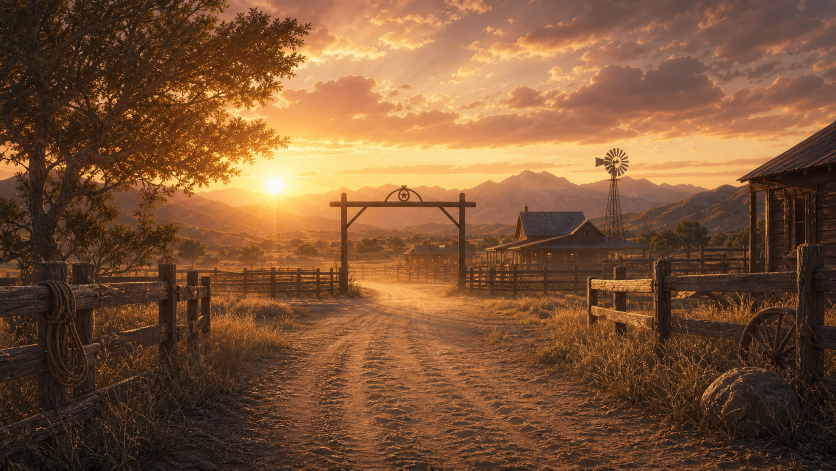
#> input picture assets/locations/dusty-road-ranch.png, 1672 x 941 px (shown at 1/2 size)
$ python create_ranch_gate.py
#> lines starting #> are read from the running program, lines starting #| are printed output that depends on the picture
from pathlib import Path

from PIL import Image, ImageDraw, ImageFilter, ImageFont


ROOT = Path(__file__).resolve().parents[1]
SOURCE = ROOT / "assets" / "locations" / "dusty-road-ranch.png"
OUT = ROOT / "assets" / "locations" / "ranch-gate.png"
FONT_REGULAR = Path("/System/Library/Fonts/Supplemental/Georgia.ttf")
FONT_BOLD = Path("/System/Library/Fonts/Supplemental/Georgia Bold.ttf")


def rounded_rectangle(draw, box, radius, fill, outline=None, width=1):
    draw.rounded_rectangle(box, radius=radius, fill=fill, outline=outline, width=width)


def main():
    source = Image.open(SOURCE).convert("RGBA")

    # Crop closer to the entrance while leaving side space for character sprites.
    crop = source.crop((210, 70, 1490, 790))
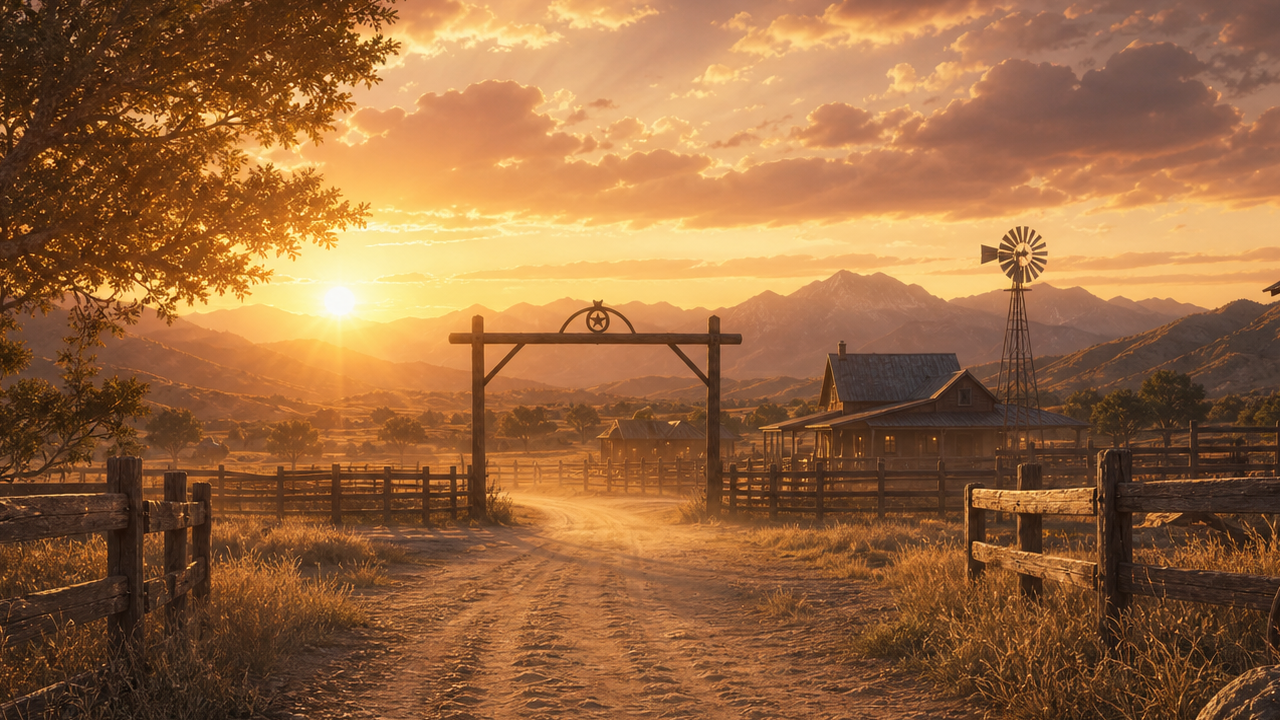
#> crop: PIL image 1280x720 RGBA; mean R, G, B, A 152.6, 104.9, 64.3, 255
    bg = crop.resize((1600, 900), Image.Resampling.LANCZOS)

    overlay = Image.new("RGBA", bg.size, (0, 0, 0, 0))
#> overlay: PIL image 1600x900 RGBA; every value is 0
    draw = ImageDraw.Draw(overlay)

    # Warm cinematic wash and lower darkening for dialogue readability.
    draw.rectangle((0, 0, 1600, 900), fill=(96, 42, 12, 28))
    draw.rectangle((0, 610, 1600, 900), fill=(18, 7, 3, 72))

    # Side vignettes.
    vignette = Image.new("L", bg.size, 0)
#> vignette: PIL image 1600x900 L; every value is 0
    vdraw = ImageDraw.Draw(vignette)
    vdraw.ellipse((-180, -130, 1780, 1050), fill=210)
    vignette = Image.eval(vignette.filter(ImageFilter.GaussianBlur(38)), lambda x: 255 - x)
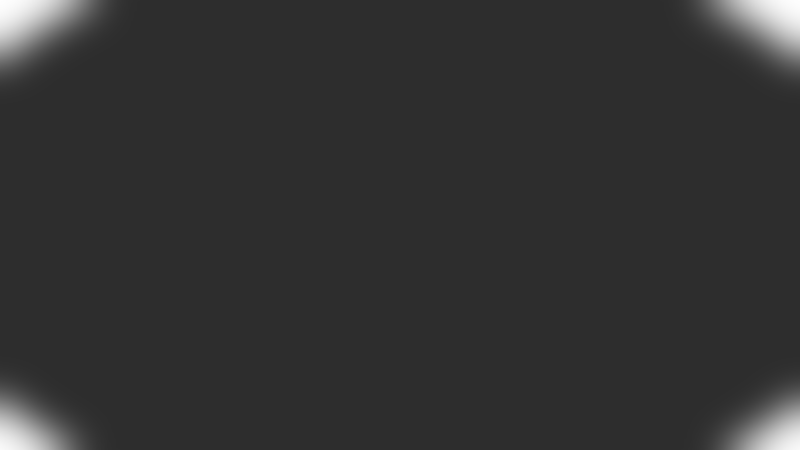
#> vignette: PIL image 1600x900 L (shown at 1/2 size); min 45, max 254, mean 50.2
    dark = Image.new("RGBA", bg.size, (10, 4, 2, 120))
    overlay = Image.alpha_composite(overlay, Image.composite(dark, Image.new("RGBA", bg.size, (0, 0, 0, 0)), vignette))
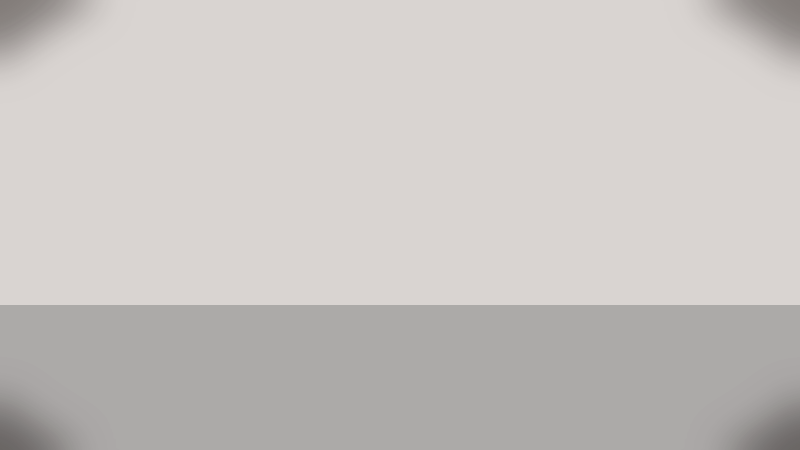
#> overlay: PIL image 1600x900 RGBA (shown at 1/2 size); mean R, G, B, A 40.2, 17.8, 5.3, 61.9; transparent parts drawn white
    draw = ImageDraw.Draw(overlay)

    # Readable wooden sign plank.
    sign_shadow = (497, 265, 1103, 350)
    sign = (510, 252, 1090, 332)
    rounded_rectangle(draw, sign_shadow, 18, (22, 9, 3, 135))
    rounded_rectangle(draw, sign, 16, (104, 61, 30, 238), (236, 177, 93, 178), 3)

    # Plank grain.
    for y, alpha in [(274, 70), (294, 55), (316, 45)]:
        draw.line((534, y, 1066, y + 8), fill=(48, 24, 10, alpha), width=3)
    for x in (544, 1056):
        draw.ellipse((x - 12, 282, x + 12, 306), fill=(42, 20, 9, 135))

    font = ImageFont.truetype(str(FONT_BOLD if FONT_BOLD.exists() else FONT_REGULAR), 44)
    text = "Дикая Подкова"
    bbox = draw.textbbox((0, 0), text, font=font)
#> bbox = (0, 9, 354, 48)
    tx = (1600 - (bbox[2] - bbox[0])) / 2
#> tx = 623
    ty = 266
    draw.text((tx + 3, ty + 4), text, font=font, fill=(38, 18, 8, 180))
    draw.text((tx, ty), text, font=font, fill=(255, 221, 148, 255))

    # Small horseshoe mark under the text.
    cx, cy = 800, 323
    draw.arc((cx - 18, cy - 17, cx + 18, cy + 20), 35, 325, fill=(255, 221, 148, 205), width=4)
    draw.line((cx - 14, cy + 4, cx - 23, cy - 3), fill=(255, 221, 148, 205), width=3)
    draw.line((cx + 14, cy + 4, cx + 23, cy - 3), fill=(255, 221, 148, 205), width=3)

    result = Image.alpha_composite(bg, overlay).convert("RGB")
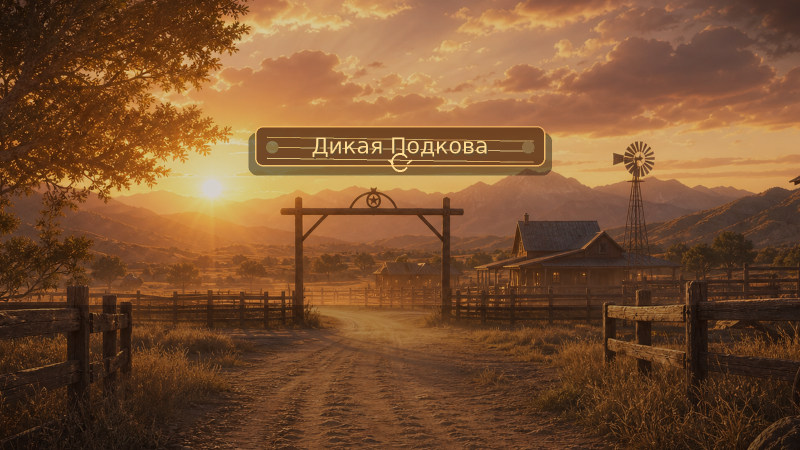
#> result: PIL image 1600x900 RGB (shown at 1/2 size); mean R, G, B 123.2, 82.1, 49.1
    result.save(OUT, quality=94)


if __name__ == "__main__":
    main()

$ run again, with assets/locations/last-rodeo-ball-v2.png copied over assets/locations/dusty-road-ranch.png
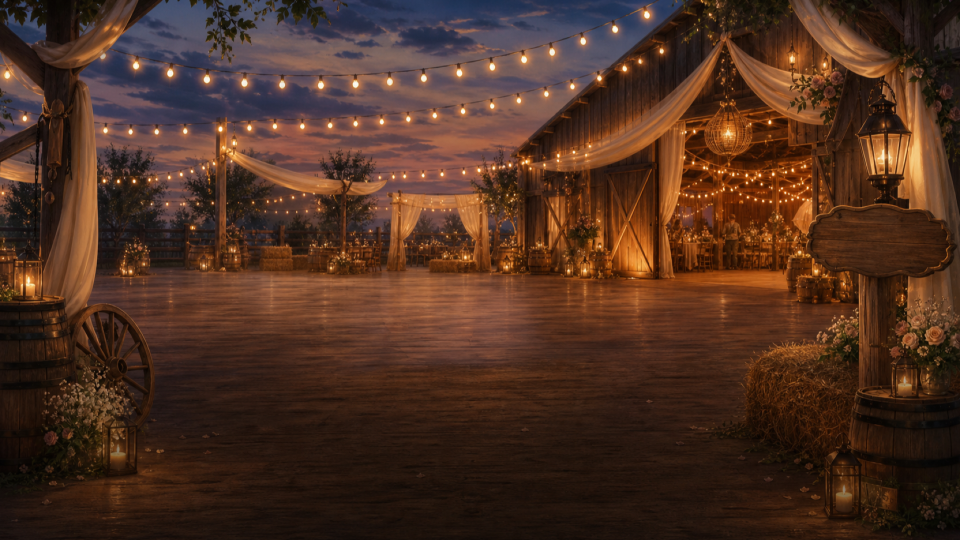
#> input picture assets/locations/last-rodeo-ball-v2.png, 1920 x 1080 px (shown at 1/2 size)
#> in main, `crop = source.crop((210, 70, 1490, 790))`:
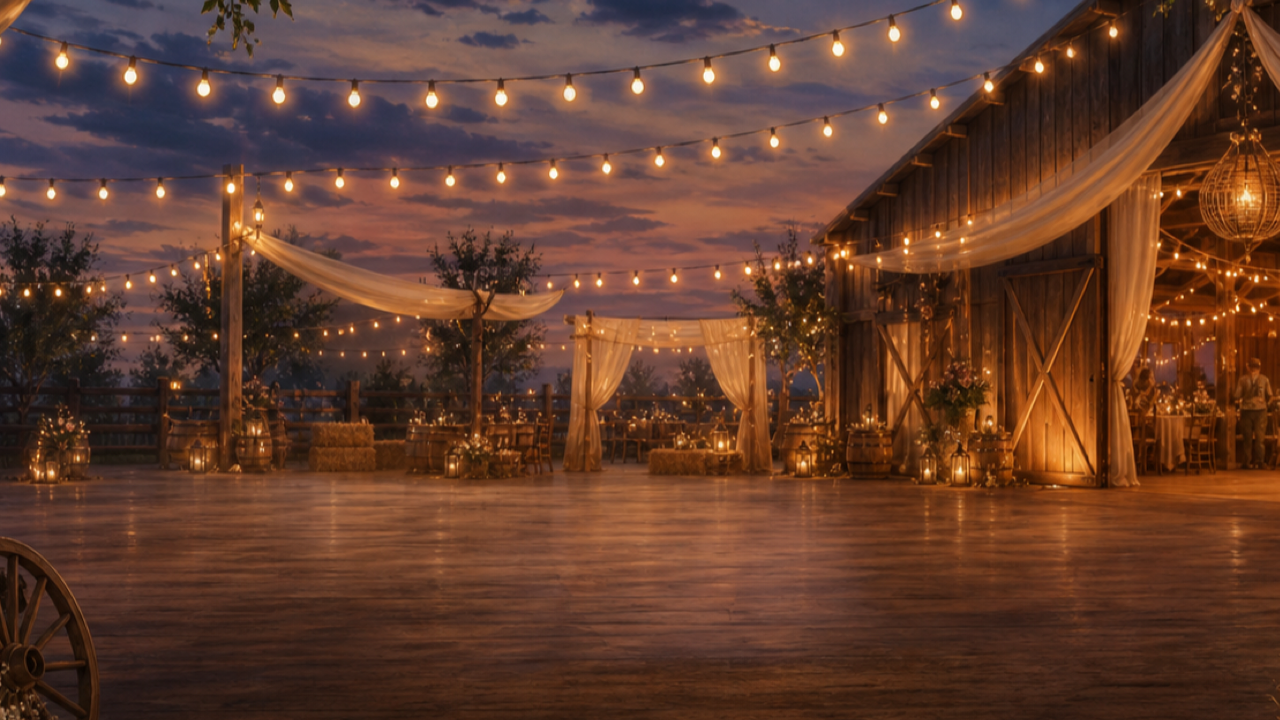
#> crop: PIL image 1280x720 RGBA; mean R, G, B, A 98.7, 61.5, 45.2, 255
#> bbox = (0, 9, 354, 48)
#> tx = 623
#> in main, `result = Image.alpha_composite(bg, overlay).convert("RGB")`:
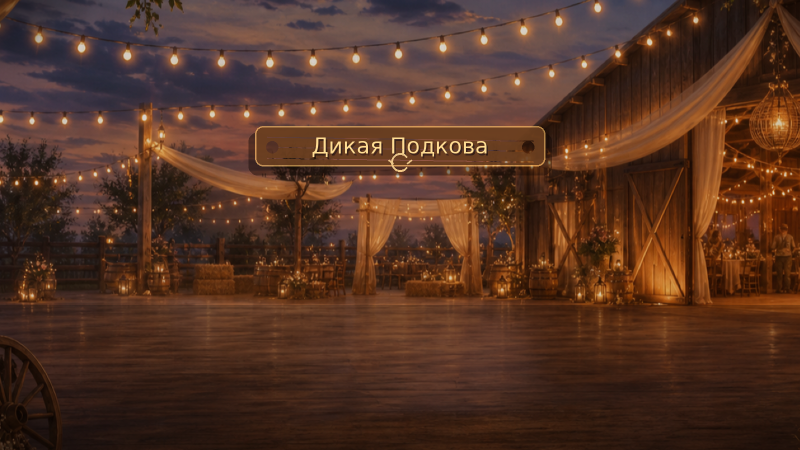
#> result: PIL image 1600x900 RGB (shown at 1/2 size); mean R, G, B 83.6, 50.9, 35.5

$ run again, with assets/locations/last-rodeo-credits-v1.png copied over assets/locations/dusty-road-ranch.png
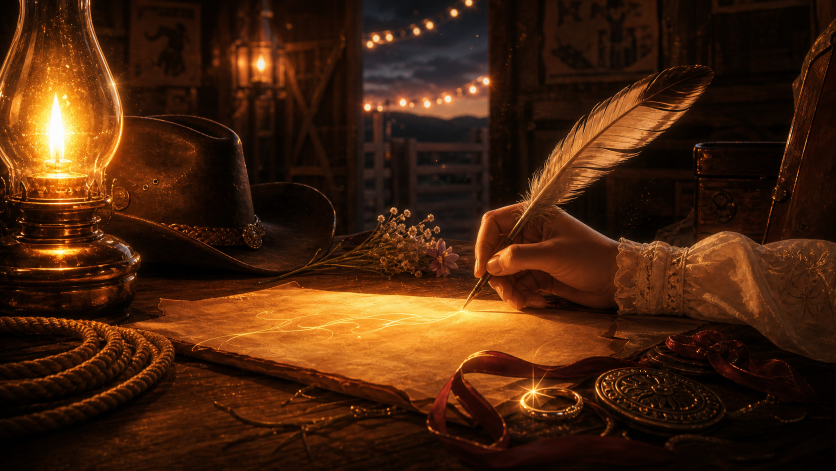
#> input picture assets/locations/last-rodeo-credits-v1.png, 1672 x 941 px (shown at 1/2 size)
#> in main, `crop = source.crop((210, 70, 1490, 790))`:
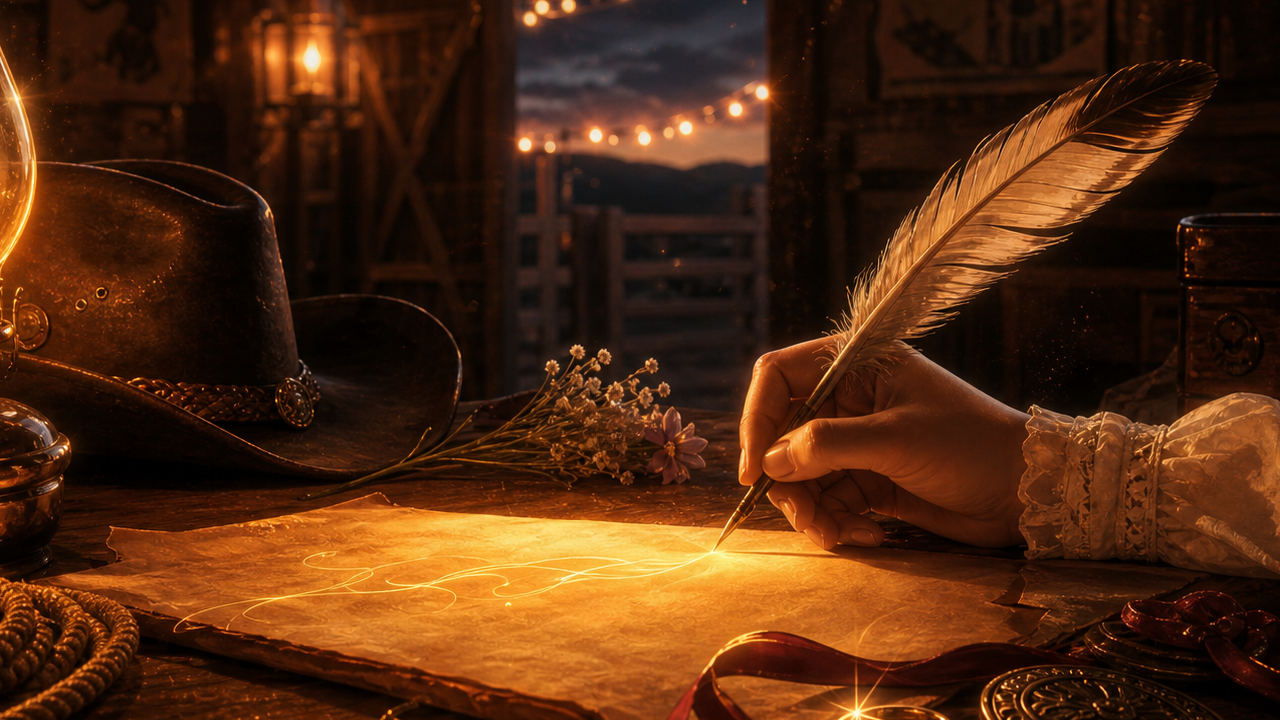
#> crop: PIL image 1280x720 RGBA; mean R, G, B, A 80.2, 42, 17, 255
#> bbox = (0, 9, 354, 48)
#> tx = 623
#> in main, `result = Image.alpha_composite(bg, overlay).convert("RGB")`:
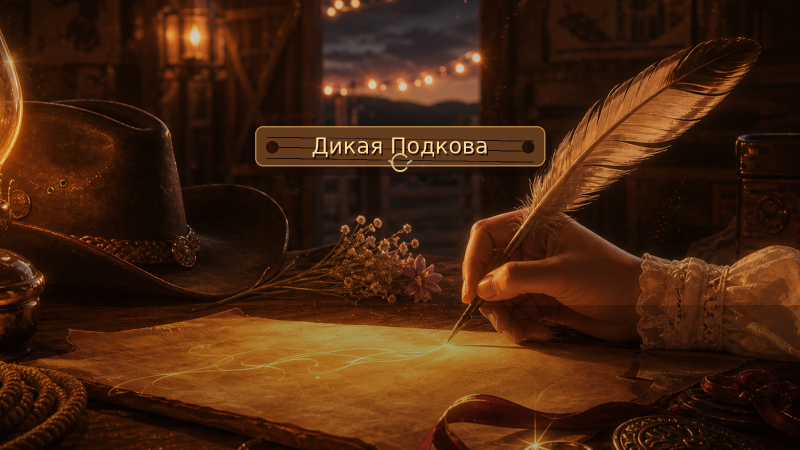
#> result: PIL image 1600x900 RGB (shown at 1/2 size); mean R, G, B 69.4, 36.1, 14.7

$ run again, with assets/locations/last-rodeo-ending-v1.png copied over assets/locations/dusty-road-ranch.png
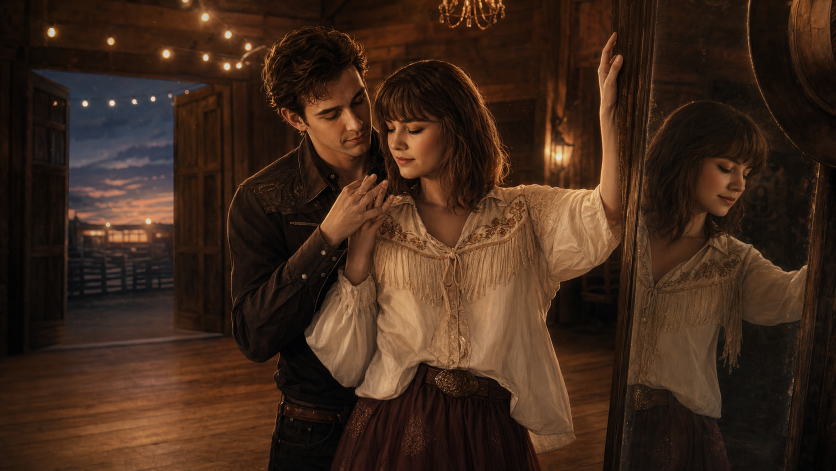
#> input picture assets/locations/last-rodeo-ending-v1.png, 1672 x 941 px (shown at 1/2 size)
#> in main, `crop = source.crop((210, 70, 1490, 790))`:
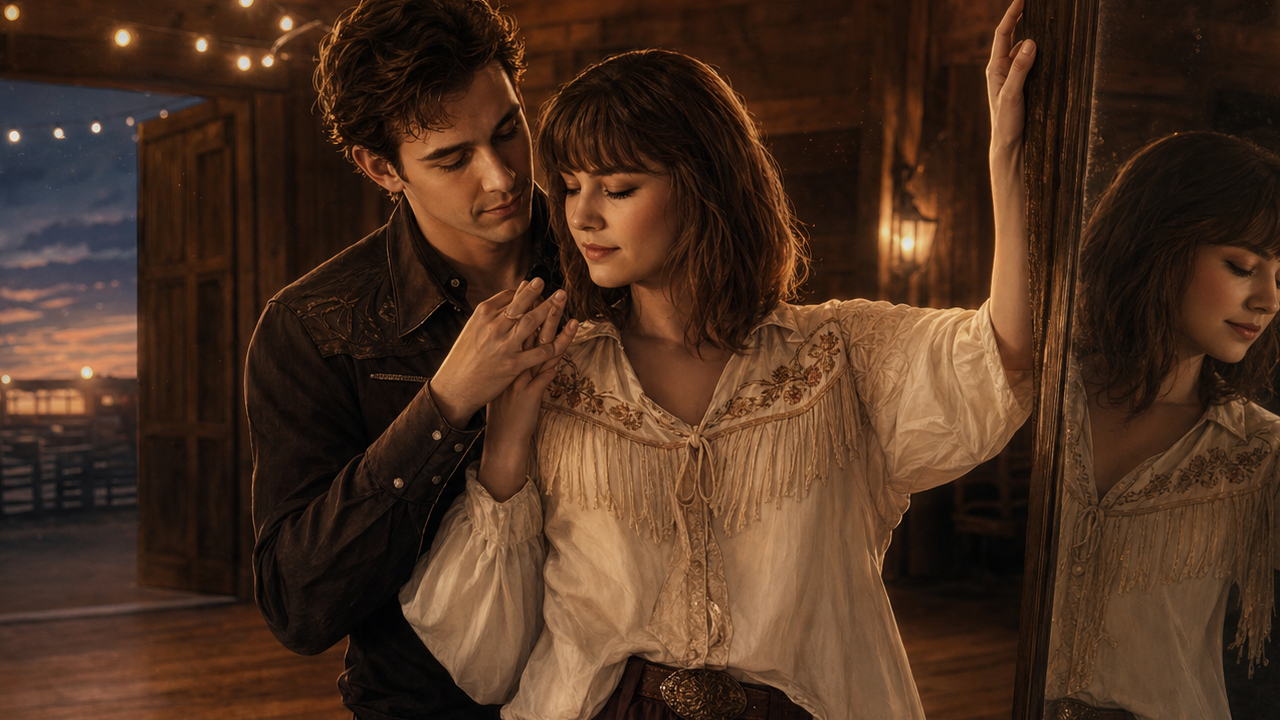
#> crop: PIL image 1280x720 RGBA; mean R, G, B, A 74.8, 48.6, 32, 255
#> bbox = (0, 9, 354, 48)
#> tx = 623
#> in main, `result = Image.alpha_composite(bg, overlay).convert("RGB")`:
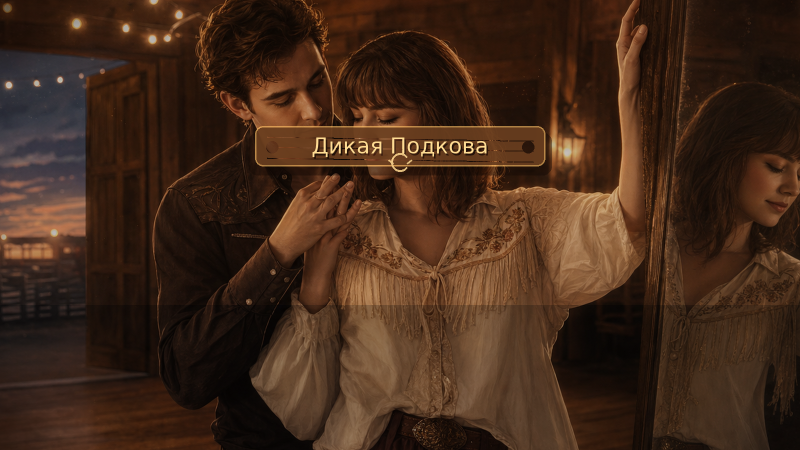
#> result: PIL image 1600x900 RGB (shown at 1/2 size); mean R, G, B 65.8, 41.1, 25.6
